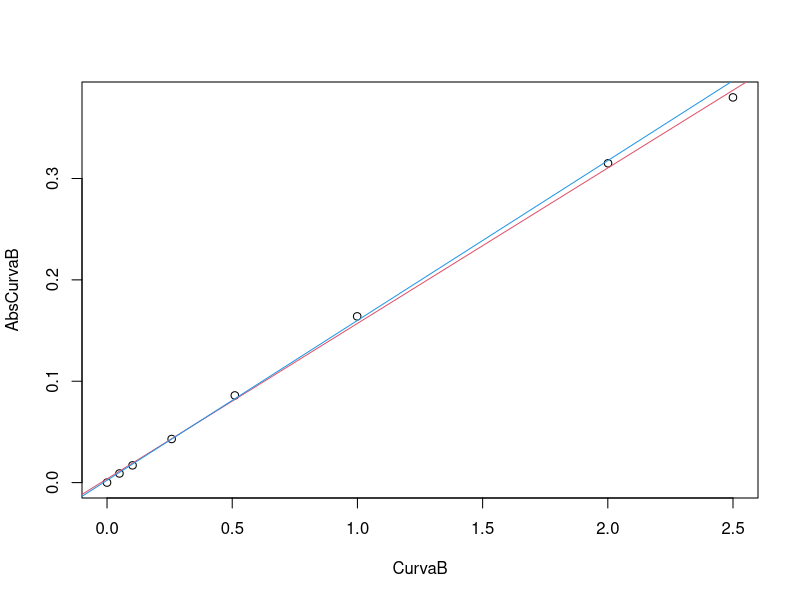
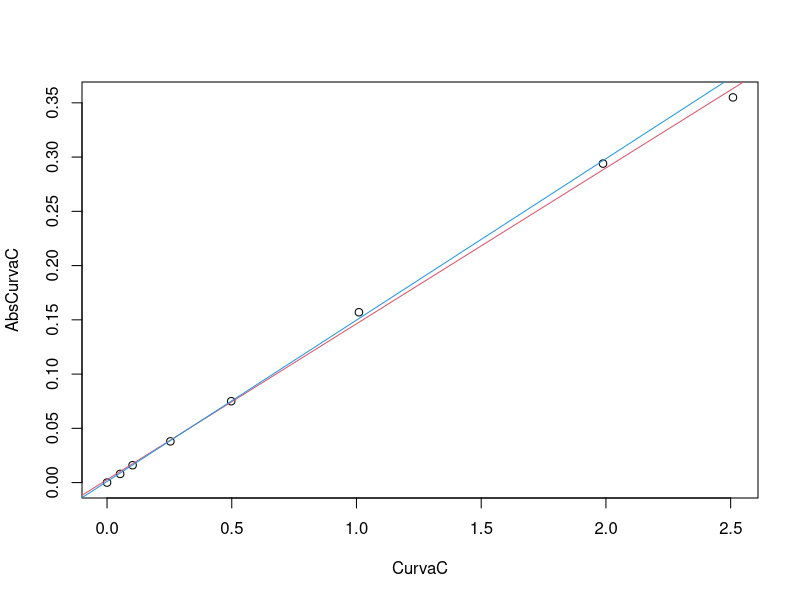
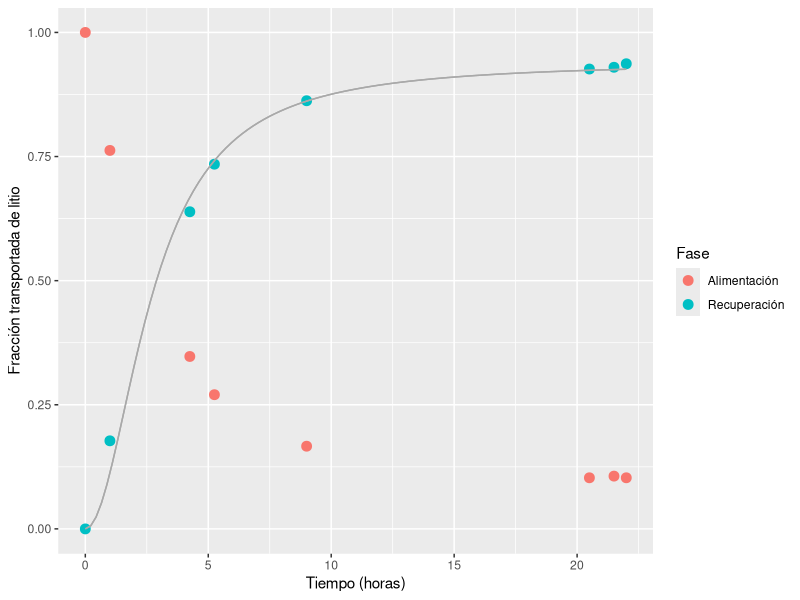
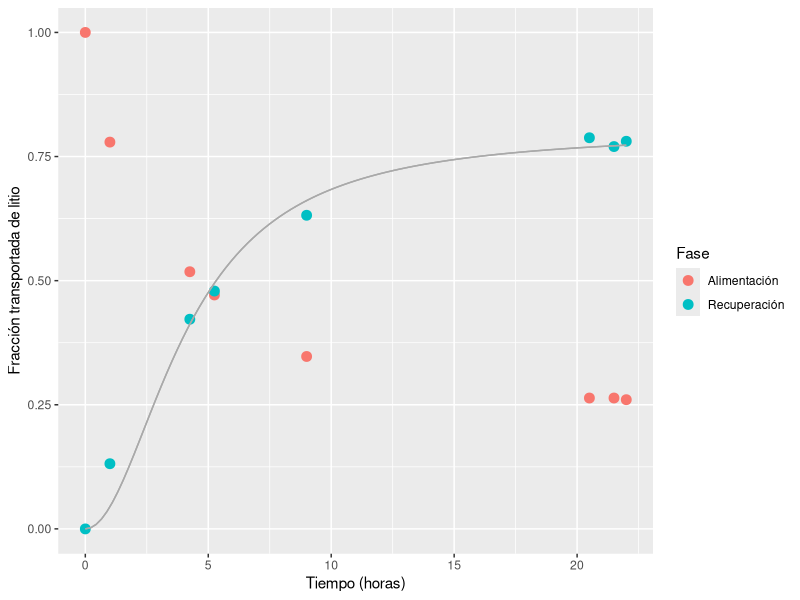
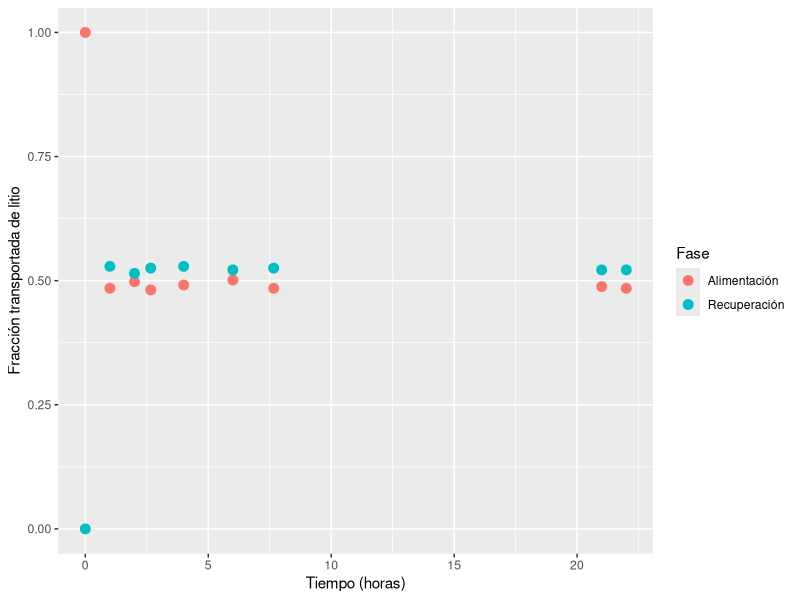
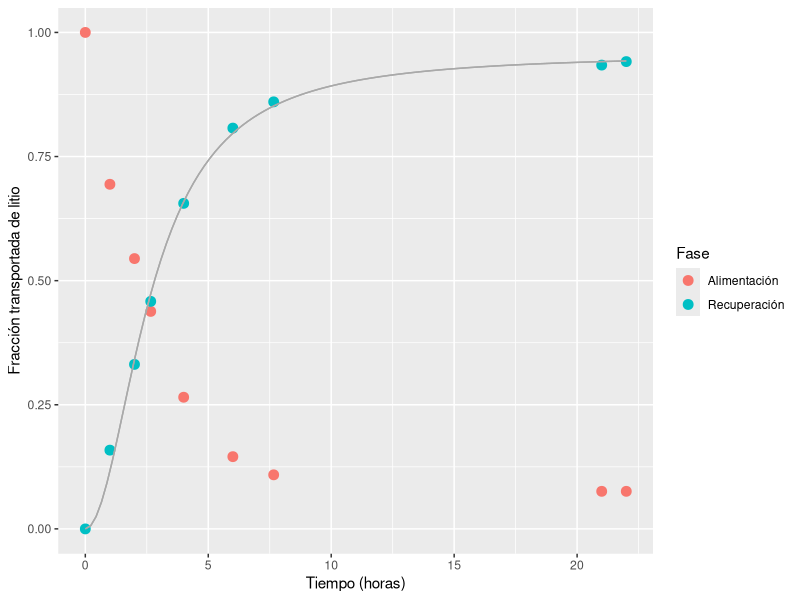

These figures' R source, in order:
library(ggplot2)
cStock <- 129.5 * 0.187872 * 0.99 / 0.1200962
Std7   <- cStock * 0.7489 / 60.0825
CurvaB <- c(c(0.0000, 0.2375, 0.4852, 1.2425, 2.4417, 4.8009, 9.5967) * Std7 /
            c(12.0000, 11.9824, 11.9053, 12.0372, 11.9600, 12.0133, 11.9895), Std7)
Std7   <- cStock * 0.7540 / 60.2633
CurvaC <- c(c(0.0000, 0.2514, 0.4898, 1.2110, 2.3951, 4.8137, 9.6054) * Std7 /
            c(12.0000, 11.9823, 12.0021, 11.9666, 12.0722, 11.9614, 12.1221), Std7)
#----------------------------------------------------------------------------
#----------------------------------------------------------------------------
AbsCurvaB <- c(0.000, 0.009, 0.017, 0.043, 0.086, 0.164, 0.315, 0.380)
plot(CurvaB, AbsCurvaB)
abline(lm(AbsCurvaB ~ CurvaB), col = 2)
ModelB <- lm(AbsCurvaB[1:7] ~ CurvaB[1:7]) 
abline(ModelB, col = 4)
#----------------------------------------------------------------------------
AbsCurvaC <- c(0.000, 0.008, 0.016, 0.038, 0.075, 0.157, 0.294, 0.355)
plot(CurvaC, AbsCurvaC)
abline(lm(AbsCurvaC ~ CurvaC), col = 2)
ModelC <- lm(AbsCurvaC[1:7] ~ CurvaC[1:7]) 
abline(ModelC, col = 4)
#----------------------------------------------------------------------------
#----------------------------------------------------------------------------
Time1 <- c(0, 1, 4.25, 5.25, 9, 20.5, 21.5, 22)
Time2 <- c(0, 1, 2, 2.66, 4, 6, 7.66, 21, 22)
#----------------------------------------------------------------------------
pdf("Trans18-02-19.pdf", height = 5, width = 10)
#----------------------------------------------------------------------------
T_o_Feed_7.1 <- 0.9160 * cStock / 90.6956
Feed_7.1  <- (c(0.301, 0.230, 0.106, 0.083, 0.052, 0.033, 0.034, 0.033) - 
                ModelB$coefficients[1]) / ModelB$coefficients[2]
P_o_Feed_7.1 <- Feed_7.1[1]
Feed_7.1  <- Feed_7.1 / P_o_Feed_7.1
Strip_7.1 <- (c(0.001, 0.051, 0.181, 0.208, 0.244, 0.262, 0.263, 0.265) - 
                ModelC$coefficients[1]) / ModelC$coefficients[2] / P_o_Feed_7.1
#matplot(Time1, cbind(Feed_7.1, Strip_7.1), type = "p", col = c(1, 2), pch = 1, ylim = c(0, 1.1))
#curve((1.049 * x)/(2.78 + x), add=TRUE)
#curve((2.088 * x)/(3.000 + x), add=TRUE, col = 2)
#curve((1.088 * x)/(6.000 + x), add=TRUE, col = 4)


transporte <- data.frame(Tiempo = c(Time1, Time1), Conc = c(Feed_7.1, Strip_7.1), 
                         Fase=rep(c('Alimentación', 'Recuperación'), each=length(Time1)))

ggplot(data=transporte, aes(x=Tiempo,y=Conc, group=Fase)) + #geom_smooth(alpha=0.999,size=0.5) + 
  geom_point(size = 3, aes(color=Fase)) + labs(y="Fracción transportada de litio", x="Tiempo (horas)") +
  stat_function(fun = function(x) (0.9399 * x**2)/(1/0.1359 + x**2), color="darkgrey")
#geom_smooth(method = 'loess', aes(color=Fase))
#----------------------------------------------------------------------------
T_o_Feed_7.2 <- 0.9055 * cStock / 90.3865
Feed_7.2  <- (c(0.301, 0.235, 0.157, 0.143, 0.106, 0.081, 0.081, 0.080) - 
                ModelB$coefficients[1]) / ModelB$coefficients[2]
P_o_Feed_7.2 <- Feed_7.2[1]
Feed_7.2  <- Feed_7.2 / P_o_Feed_7.2
Strip_7.2 <- (c(0.001, 0.038, 0.120, 0.136, 0.179, 0.223, 0.218, 0.221) - 
                ModelC$coefficients[1]) / ModelC$coefficients[2] / P_o_Feed_7.2
#matplot(Time1, cbind(Feed_7.2, Strip_7.2), type = "p", col = c(1, 2), pch = 1, ylim = c(0, 1.1))
#curve((0.9888* x)/(5.5944+ x), add=TRUE)


transporte <- data.frame(Tiempo = c(Time1, Time1), Conc = c(Feed_7.2, Strip_7.2), 
                         Fase=rep(c('Alimentación', 'Recuperación'), each=length(Time1)))

ggplot(data=transporte, aes(x=Tiempo,y=Conc, group=Fase)) + #geom_smooth(alpha=0.999,size=0.5) + 
  geom_point(size = 3, aes(color=Fase)) + labs(y="Fracción transportada de litio", x="Tiempo (horas)") +
  stat_function(fun = function(x) (0.80003 * x**2)/(1/0.05885 + x**2), color="darkgrey")# +
#geom_smooth(method = 'loess', aes(color=Fase))
#----------------------------------------------------------------------------
T_o_Feed_7.3 <- 0.9074 * cStock / 90.0597
Feed_7.3  <- (c(0.303, 0.148, 0.152, 0.147, 0.150, 0.153, 0.148, 0.149, 0.148) - 
                ModelB$coefficients[1]) / ModelB$coefficients[2]
P_o_Feed_7.3 <- Feed_7.3[1]
Feed_7.3  <- Feed_7.3 / P_o_Feed_7.3

Strip_7.3 <- (c(0.001, 0.151, 0.147, 0.150, 0.151, 0.149, 0.150, 0.149, 0.149) - 
                ModelC$coefficients[1]) / ModelC$coefficients[2] / P_o_Feed_7.3
#matplot(Time2, cbind(Feed_7.3, Strip_7.3), type = "p", col = c(1, 2), pch = 1, ylim = c(0, 1.1))

transporte <- data.frame(Tiempo = c(Time2, Time2), Conc = c(Feed_7.3, Strip_7.3), 
                         Fase=rep(c('Alimentación', 'Recuperación'), each=length(Time2)))

ggplot(data=transporte, aes(x=Tiempo,y=Conc, group=Fase)) + #geom_smooth(alpha=0.999,size=0.5) + 
  geom_point(size = 3, aes(color=Fase)) + labs(y="Fracción transportada de litio", x="Tiempo (horas)")# +
#geom_smooth(method = 'loess', aes(color=Fase))
#----------------------------------------------------------------------------
T_o_Feed_7.4 <- 0.9074 * cStock / 90.0597
Feed_7.4  <- (c(0.303, 0.211, 0.166, 0.134, 0.082, 0.046, 0.035, 0.025, 0.025) - 
                ModelB$coefficients[1]) / ModelB$coefficients[2]
P_o_Feed_7.4 <- Feed_7.4[1]
Feed_7.4  <- Feed_7.4 / P_o_Feed_7.4
Strip_7.4 <- (c(0.001, 0.046, 0.095, 0.131, 0.187, 0.230, 0.245, 0.266, 0.268) - 
                ModelC$coefficients[1]) / ModelC$coefficients[2] / P_o_Feed_7.4
#matplot(Time2, cbind(Feed_7.4, Strip_7.4), type = "p", col = c(1, 2), pch = 1, ylim = c(0, 1.1))

#curve((1.1488 * x)/(1/0.2767 + x), add=TRUE)
#curve((0.9567 * x**2)/(1/0.1384 + x**2), add=TRUE, col = 2)
#curve(1 - (0.9275 * x**2)/(1/0.2710 + x**2), add=TRUE, col = 1)

#curve(1.032 * exp(- 1.958 / x), add = TRUE, col = 2)

nls(Strip_7.4 ~ (a * Time2)/(1/b + (Time2)), start = list(a = 1.2, b = 0.5))
nls(Strip_7.4 ~ (a * Time2**2)/(1/b + (Time2**2)), start = list(a = 1.2, b = 0.5))
nls(Feed_7.4 ~ 1 - (a * Time2**2)/(1/b + (Time2**2)), start = list(a = 1.2, b = 0.5))

nls(Strip_7.4 ~ a*exp(-b / Time2), start = list(a = 1, b = 1))
#nls(Strip_7.4 ~ log(a * Time2), start = list(a = 2))

transporte <- data.frame(Tiempo = c(Time2, Time2), Conc = c(Feed_7.4, Strip_7.4), 
                         Fase=rep(c('Alimentación', 'Recuperación'), each=length(Time2)))

ggplot(data=transporte, aes(x=Tiempo,y=Conc, group=Fase)) + #geom_smooth(alpha=0.999,size=0.5) + 
  geom_point(size = 3, aes(color=Fase)) + labs(y="Fracción transportada de litio", x="Tiempo (horas)") +
  stat_function(fun = function(x) (0.9567 * x**2)/(1/0.1384 + x**2), color="darkgrey")# +
#geom_smooth(method = 'loess', aes(color=Fase))

MaxStrips <- vector()
for (i in 1:4) {
  MaxStrips[i] <- max(get(paste0("Strip_7.", i)))
}



nls(Strip_7.1 ~ (a * Time1**2)/(1/b + (Time1**2)), start = list(a = 1, b = 0.5))
nls(Strip_7.2 ~ (a * Time1**2)/(1/b + (Time1**2)), start = list(a = 1, b = 0.5))
#nls(Strip_7.3 ~ (a * Time2**2)/(1/b + (Time2**2)), start = list(a = 0.5, b = 5000))
nls(Strip_7.4 ~ (a * Time2**2)/(1/b + (Time2**2)), start = list(a = 1, b = 0.5))


dev.off()


red<-(0.9399 * Time1**2)/(1/0.1359 + (Time1**2))
